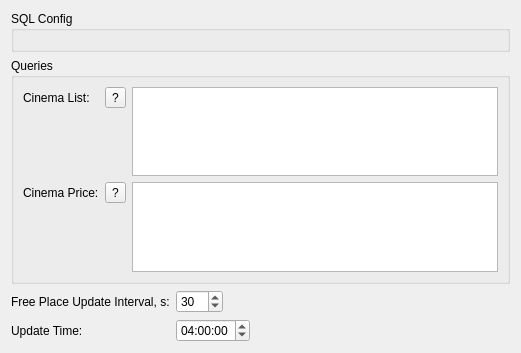
<?xml version="1.0" encoding="UTF-8"?>
<ui version="4.0">
 <class>ConfigWidget</class>
 <widget class="QWidget" name="ConfigWidget">
  <property name="geometry">
   <rect>
    <x>0</x>
    <y>0</y>
    <width>521</width>
    <height>353</height>
   </rect>
  </property>
  <property name="windowTitle">
   <string>Form</string>
  </property>
  <layout class="QVBoxLayout" name="verticalLayout">
   <item>
    <widget class="QGroupBox" name="groupBox">
     <property name="title">
      <string>SQL Config</string>
     </property>
     <layout class="QHBoxLayout" name="horizontalLayout">
      <item>
       <widget class="ExtensionSQLConfigWidget" name="sqlConfigWidget" native="true"/>
      </item>
     </layout>
    </widget>
   </item>
   <item>
    <widget class="QGroupBox" name="groupBox_2">
     <property name="title">
      <string>Queries</string>
     </property>
     <layout class="QHBoxLayout" name="horizontalLayout_3">
      <item>
       <layout class="QGridLayout" name="gridLayout">
        <item row="0" column="1">
         <widget class="QPlainTextEdit" name="cinemaListTextEdit"/>
        </item>
        <item row="0" column="0">
         <layout class="QVBoxLayout" name="verticalLayout_2">
          <item>
           <layout class="QHBoxLayout" name="horizontalLayout_2">
            <item>
             <widget class="QLabel" name="label">
              <property name="text">
               <string>Cinema List:</string>
              </property>
             </widget>
            </item>
            <item>
             <widget class="QToolButton" name="cinemaListHelpToolButton">
              <property name="text">
               <string>?</string>
              </property>
              <property name="icon">
               <iconset resource="../../icons.qrc">
                <normaloff>:/icons/question-frame.png</normaloff>:/icons/question-frame.png</iconset>
              </property>
             </widget>
            </item>
           </layout>
          </item>
          <item>
           <spacer name="verticalSpacer">
            <property name="orientation">
             <enum>Qt::Vertical</enum>
            </property>
            <property name="sizeHint" stdset="0">
             <size>
              <width>20</width>
              <height>40</height>
             </size>
            </property>
           </spacer>
          </item>
         </layout>
        </item>
        <item row="1" column="0">
         <layout class="QVBoxLayout" name="verticalLayout_4">
          <item>
           <layout class="QHBoxLayout" name="horizontalLayout_4">
            <item>
             <widget class="QLabel" name="label_2">
              <property name="text">
               <string>Cinema Price:</string>
              </property>
             </widget>
            </item>
            <item>
             <widget class="QToolButton" name="cinemaPriceHelpToolButton">
              <property name="text">
               <string>?</string>
              </property>
              <property name="icon">
               <iconset resource="../../icons.qrc">
                <normaloff>:/icons/question-frame.png</normaloff>:/icons/question-frame.png</iconset>
              </property>
             </widget>
            </item>
           </layout>
          </item>
          <item>
           <spacer name="verticalSpacer_2">
            <property name="orientation">
             <enum>Qt::Vertical</enum>
            </property>
            <property name="sizeHint" stdset="0">
             <size>
              <width>20</width>
              <height>40</height>
             </size>
            </property>
           </spacer>
          </item>
         </layout>
        </item>
        <item row="1" column="1">
         <widget class="QPlainTextEdit" name="cinemaPricePlainTextEdit"/>
        </item>
       </layout>
      </item>
     </layout>
    </widget>
   </item>
   <item>
    <layout class="QGridLayout" name="gridLayout_2">
     <item row="0" column="0">
      <widget class="QLabel" name="label_3">
       <property name="text">
        <string>Free Place Update Interval, s:</string>
       </property>
      </widget>
     </item>
     <item row="0" column="1">
      <layout class="QHBoxLayout" name="horizontalLayout_6">
       <item>
        <widget class="QSpinBox" name="freePlaceUpdateIntervalSpinBox">
         <property name="maximum">
          <number>600</number>
         </property>
         <property name="value">
          <number>30</number>
         </property>
        </widget>
       </item>
       <item>
        <spacer name="horizontalSpacer">
         <property name="orientation">
          <enum>Qt::Horizontal</enum>
         </property>
         <property name="sizeHint" stdset="0">
          <size>
           <width>40</width>
           <height>20</height>
          </size>
         </property>
        </spacer>
       </item>
      </layout>
     </item>
     <item row="1" column="0">
      <widget class="QLabel" name="label_4">
       <property name="text">
        <string>Update Time:</string>
       </property>
      </widget>
     </item>
     <item row="1" column="1">
      <layout class="QHBoxLayout" name="horizontalLayout_5">
       <item>
        <widget class="QTimeEdit" name="updateTimeEdit">
         <property name="time">
          <time>
           <hour>4</hour>
           <minute>0</minute>
           <second>0</second>
          </time>
         </property>
        </widget>
       </item>
       <item>
        <spacer name="horizontalSpacer_2">
         <property name="orientation">
          <enum>Qt::Horizontal</enum>
         </property>
         <property name="sizeHint" stdset="0">
          <size>
           <width>40</width>
           <height>20</height>
          </size>
         </property>
        </spacer>
       </item>
      </layout>
     </item>
    </layout>
   </item>
  </layout>
 </widget>
 <customwidgets>
  <customwidget>
   <class>ExtensionSQLConfigWidget</class>
   <extends>QWidget</extends>
   <header>extensions/extensionsqlconfigwidget.h</header>
   <container>1</container>
  </customwidget>
 </customwidgets>
 <resources>
  <include location="../../icons.qrc"/>
 </resources>
 <connections/>
</ui>
